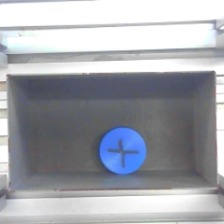
#> input picture 0.jpg, 224 x 224 px
$ python tt.py
#> lines starting #> are read from the running program, lines starting #| are printed output that depends on the picture; after the words box and inside, x2 and y2 are one past the last pixel; in counts of white or black regions, pixels touching at a corner belong together
import cv2
import numpy as np

img = cv2.imread("0.jpg")
#> img is the input picture: shape (224, 224, 3); mean B, G, R 172.3, 165.6, 162.9
orig = img.copy()

# === STEP 1: 상단 밝은 영역 제거 ===
h, w = img.shape[:2]
#> h = 224; w = 224

# 상단 25% 지우기 (너 이미지 기준 최적값)
cut_top = int(h * 0.25)
#> cut_top = 56
mask_img = img[cut_top:h, 0:w].copy()
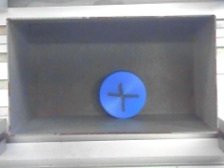
#> mask_img: shape (168, 224, 3); mean B, G, R 150.4, 141.8, 138.8


# === STEP 2: Grayscale + Blur ===
gray = cv2.cvtColor(mask_img, cv2.COLOR_BGR2GRAY)
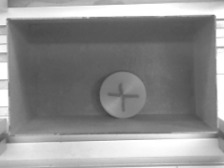
#> gray: shape (168, 224); min 63, max 255, mean 141.9
blur = cv2.GaussianBlur(gray, (7,7), 0)
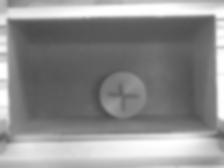
#> blur: shape (168, 224); min 76, max 255, mean 141.9

# === STEP 3: Adaptive threshold (어두운 상자만 강조) ===
th = cv2.adaptiveThreshold(
    blur, 255,
    cv2.ADAPTIVE_THRESH_MEAN_C,
    cv2.THRESH_BINARY_INV,
    35, 5
)
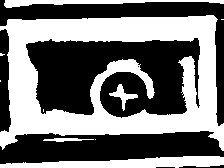
#> th: shape (168, 224); 46% white; 10 white regions (5 under 20 px), largest, box (x1, y1, x2, y2) and area: (0, 15, 224, 151) 14372, (0, 156, 224, 168) 1759, (4, 0, 224, 8) 799, (109, 84, 138, 111) 225, (43, 138, 94, 142) 121

# === STEP 4: Morphological closing ===
kernel = np.ones((7,7), np.uint8)
th = cv2.morphologyEx(th, cv2.MORPH_CLOSE, kernel, iterations=2)
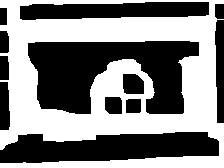
#> th: shape (168, 224); 50.8% white; 12 black regions


# === STEP 5: Contour 탐색 ===
contours, _ = cv2.findContours(th, cv2.RETR_EXTERNAL, cv2.CHAIN_APPROX_SIMPLE)
#> contours = 1 contour; box (x1, y1, x2, y2) and area: (0, 0, 224, 168) 30012

best_area = 0
best_box = None

for cnt in contours:
    x, y, w_box, h_box = cv2.boundingRect(cnt)
    area = w_box * h_box

    # 상자처럼 충분히 큰 면적만
    if area < 5000:
        continue

    # 직사각형 비율 필터 (너 상자 비율 기준)
    aspect = w_box / float(h_box)
    if 1.2 < aspect < 3.5:  # 대략적인 상자 형태 필터
        if area > best_area:
            best_area = area
            best_box = (x, y, w_box, h_box)
#> this loop made 1 pass
#> (x, y, w_box, h_box, area, aspect, best_area) on pass 1: (0, 0, 224, 168, 37632, 1.33, 37632)
#> after the loop, best_area = 37632


if best_box is None:
    raise Exception("⚠ 상자를 자동 검출하지 못했습니다.")

# === STEP 6: mask_img에서의 ROI → 원본 이미지 좌표로 보정 ===
x, y, w_box, h_box = best_box
y = y + cut_top  # 상단 자른 부분 다시 보정
#> y = 56

roi = orig[y:y+h_box, x:x+w_box]

# === 디버깅용 표시 ===
debug = orig.copy()
cv2.rectangle(debug, (x,y), (x+w_box,y+h_box), (0,255,0), 3)
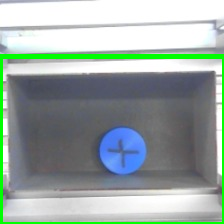
#> debug: shape (224, 224, 3); 4.75% of pixels changed, all inside (x1, y1, x2, y2) = (0, 54, 224, 224)

cv2.imshow("threshold", th)
cv2.imshow("debug_box", debug)
cv2.imshow("ROI", roi)
cv2.waitKey(0)
cv2.destroyAllWindows()
